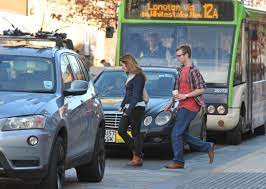
#> input picture test_new/t0.jpeg, 266 x 189 px; its folder holds only this picture in this run
$ python visualize_image.py
#> lines starting #> are read from the running program, lines starting #| are printed output that depends on the picture; after the words box and inside, x2 and y2 are one past the last pixel; in counts of white or black regions, pixels touching at a corner belong together
### Sliding.py
def sliding_window(image, window_size, step_size):
    for y in range(0, image.shape[0], step_size[1]):
        for x in range(0, image.shape[1], step_size[0]):
            yield (x, y, image[y: y + window_size[1], x: x + window_size[0]])

### visualize_image.py
import time
import numpy as np
import cv2,joblib,glob,os
import Sliding as sd
from imutils.object_detection import non_max_suppression
import imutils
from skimage.feature import hog
from skimage import color
from skimage.transform import pyramid_gaussian

hard_neg = False # control whether or not to perform hard negative mining to train the SVM
hard_neg_path = 'DATAIMAGE/hard_negative/'

im_suff = 1044

#test_path =  'test/'
test_path = 'test_new/'

for filename in glob.glob(os.path.join(test_path, "*")):
	image = cv2.imread(filename)
#> image is the input picture: shape (189, 266, 3); mean B, G, R 125.8, 122.4, 116
	image = cv2.resize(image,(400,256))
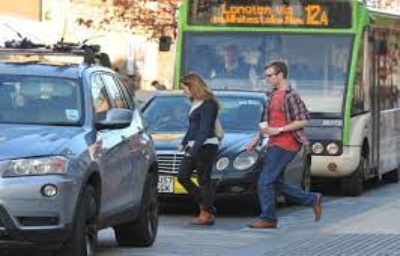
#> image: shape (256, 400, 3); mean B, G, R 125.7, 122.3, 115.9
	size = (64,128)
	step_size = (8,8)
	downscale = 1.10
#List to store the detections
	detections = []
#The current scale of the image
	scale = 0
	model = joblib.load('models/models.dat')
#> (reads models/models.dat from the repository)

	first_iter = 1

	for im_scaled in pyramid_gaussian(image, downscale = downscale, channel_axis=-1):
		#The list contains detections at the current scale
		if im_scaled.shape[0] < size[1] or im_scaled.shape[1] < size[0]:
			break
		for (x, y, window) in sd.sliding_window(im_scaled, size, step_size):
			if window.shape[0] != size[1] or window.shape[1] != size[0]:
				continue
			window = color.rgb2gray(window)
			if (first_iter): # timestamp start of feature extraction
				st_hog = time.process_time_ns()
			fd=hog(window, block_norm='L2',orientations=9,pixels_per_cell=(8,8),visualize=False,cells_per_block=(2,2))
			if (first_iter): # timestamp end of feature extraction
				et_hog = time.process_time_ns()
			fd = fd.reshape(1, -1)
			if (first_iter): # timestamp start of prediction
				st_svm = time.process_time_ns()
			pred = model.predict(fd)
			if (first_iter): # timestamp where prediction ends
				first_iter = 0
				et_svm = time.process_time_ns()
			if pred == 1:

				if model.decision_function(fd) > 0.5:
					# display detected window when hard negative mining is enabled
					if hard_neg:
						cv2.imshow('positive window',window)
						key = cv2.waitKey(0)
						if key == 110: # 'n' is pressed
							print("false positive")
							cv2.imwrite(os.path.join(hard_neg_path, "hard_neg{}.jpg".format(im_suff)), 255*window)
							im_suff += 1
						cv2.destroyAllWindows()

					detections.append((int(x * (downscale**scale)), int(y * (downscale**scale)), model.decision_function(fd),
					int(size[0] * (downscale**scale)),
					int(size[1] * (downscale**scale))))

		scale += 1
#> this loop made 9 passes
#> after the loop, detections = [(61, 35, [0.621], 70, 140), (228, 114, [0.748], 70, 140), (234, 46, [0.818], 93, 187), (152, 58, [0.975], 93, 187), (231, 38, [1.17], 103, 206), (226, 28, [1.09], 113, 226)]; et_svm = 1334308460; first_iter = 0; im_suff = 1044; scale = 8

	clone = image.copy()
	rects = np.array([[x, y, x + w, y + h] for (x, y, _, w, h) in detections])
#> rects = [[61, 35, 131, 175], [228, 114, 298, 254], [234, 46, 327, 233], [152, 58, 245, 245], [231, 38, 334, 244], [226, 28, 339, 254]]
	sc = [score[0] for (x, y, score, w, h) in detections]
#> sc = [0.621, 0.748, 0.818, 0.975, 1.17, 1.09]
#print ("sc: ", sc)
	sc = np.array(sc)
	pick = non_max_suppression(rects, probs = sc, overlapThresh = 0.35)
#> pick = [[231, 38, 334, 244], [152, 58, 245, 245], [61, 35, 131, 175]]
	for(x1, y1, x2, y2) in pick:
		cv2.rectangle(clone, (x1, y1), (x2, y2), (0, 255, 0), 2)
		cv2.putText(clone,'Person',(x1-2,y1-2),1,0.75,(121,12,34),1)
#> this loop made 3 passes
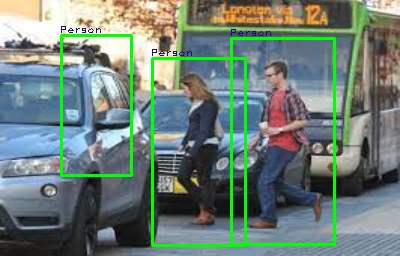
#> clone: shape (256, 400, 3); 4.86% of pixels changed, all inside (x1, y1, x2, y2) = (60, 26, 336, 247)
	hog_time = et_hog - st_hog
	svm_time = et_svm - st_svm
#> svm_time = 0
	print(f"hog cpu time per iteration in ns: {hog_time}")
	print(f"svm cpu time per iteration in ns: {svm_time}")
#| svm cpu time per iteration in ns: 0
# justify using hardware for the HOG features
#> (the run stopped early here; a loop or call above may not have finished)
